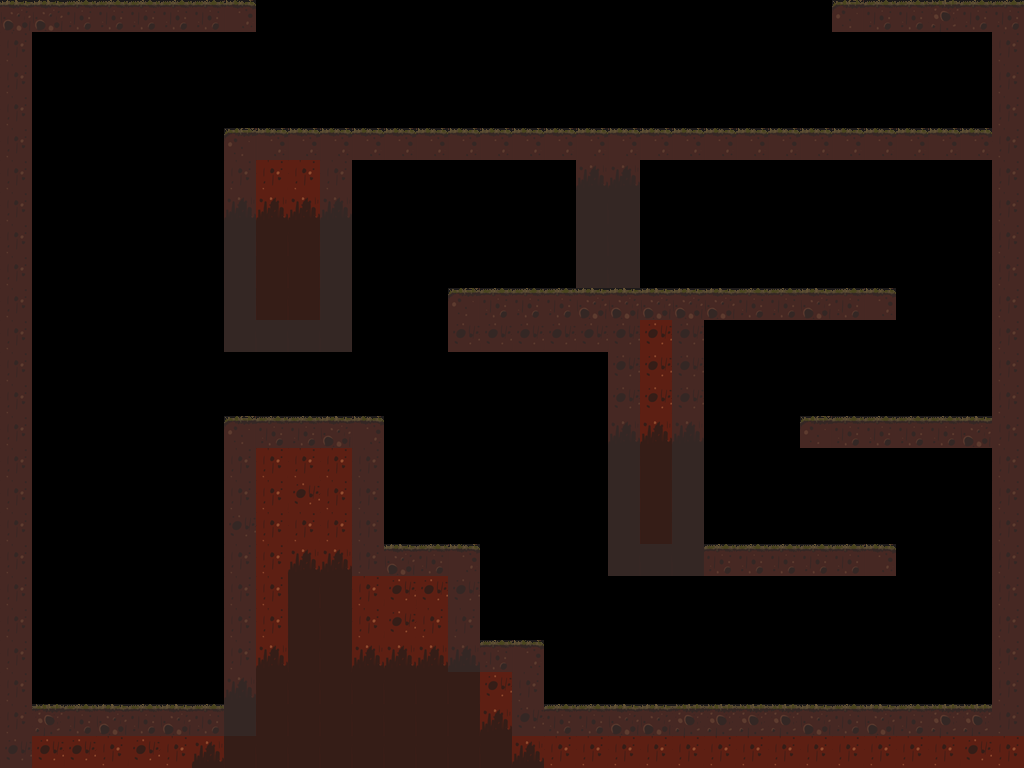

Rendered tile map (Tiled .tmx) drawn with the repository's tilesets; below, a short description and the map source with its tile grids summarised:
An orthogonal 32x24 tile map with 32x32 px tiles, 2 tile layers (tiles, collisions), 2 tilesets and 1 object (Player).

<map version="1.0" orientation="orthogonal" width="32" height="24" tilewidth="32" tileheight="32">
 <tileset firstgid="1" name="tiletest" tilewidth="32" tileheight="32">
  <image source="tiletest.png" trans="000000" width="96" height="96" />
 </tileset>
 <tileset firstgid="10" name="collision" tilewidth="32" tileheight="32">
  <image source="tiles.png" width="128" height="32" />
 </tileset>
 <layer name="tiles" width="32" height="24">
  <data>[768 cells, 295 non-empty, 9 distinct tile ids]</data>
 </layer>
 <layer name="collisions" width="32" height="24" opacity="0.56">
  <data>[768 cells, 201 non-empty, 1 distinct tile ids]</data>
 </layer>
 <objectgroup name="objects" width="32" height="24">
  <object name="player" type="Player" x="672" y="256" />
 </objectgroup>
</map>
